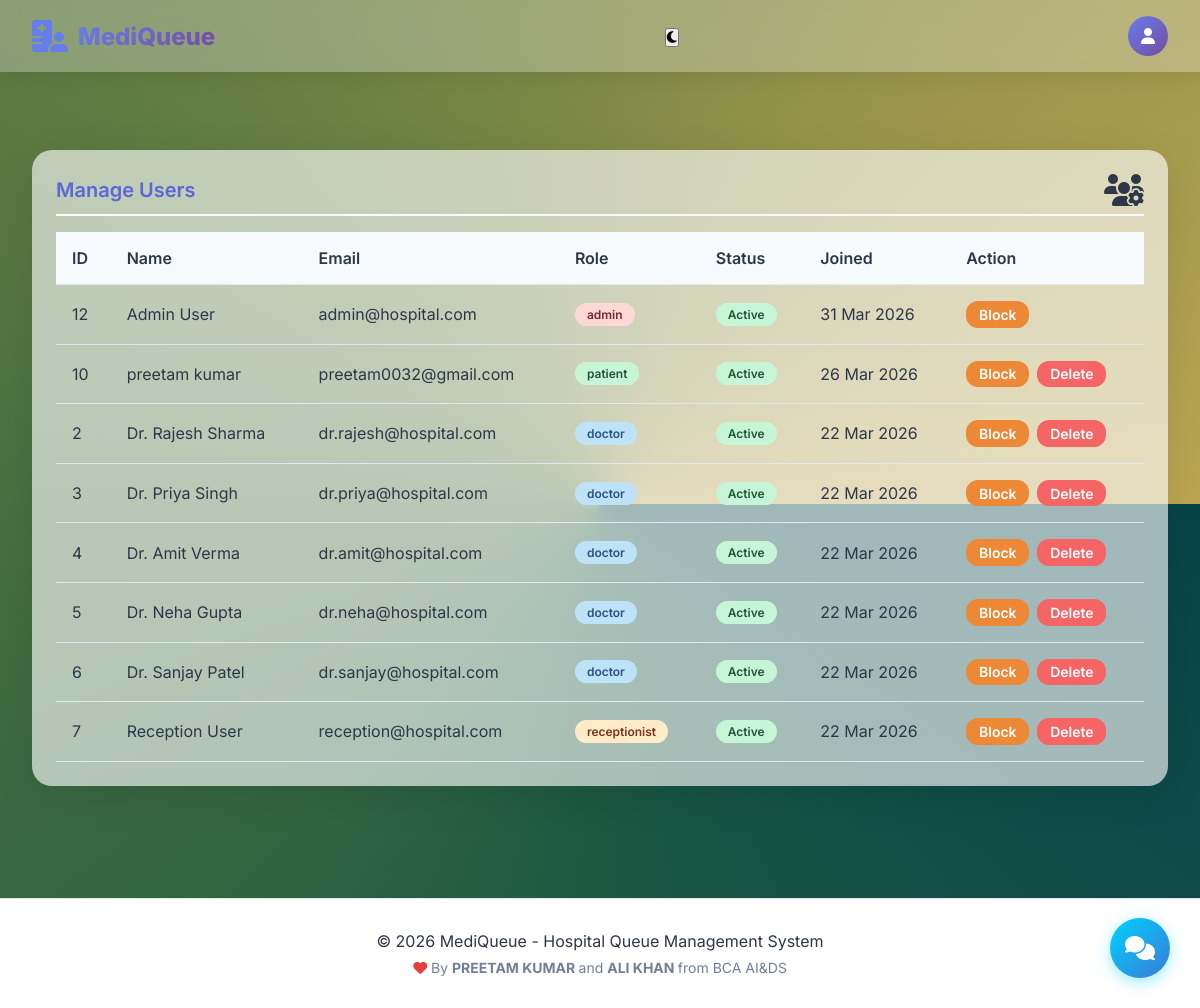
The app's page /admin/manage_users.php (signed in) with its own data.
### tables this page shows
CREATE TABLE `users` (
  `user_id` int(11) NOT NULL,
  `full_name` varchar(100) NOT NULL,
  `email` varchar(100) NOT NULL,
  `password` varchar(255) NOT NULL,
  `role` enum('patient','admin','doctor','receptionist','driver') DEFAULT 'patient',
  `reset_token` varchar(255) DEFAULT NULL,
  `reset_expires` datetime DEFAULT NULL,
  `is_active` tinyint(1) DEFAULT 1,
  `created_at` timestamp NOT NULL DEFAULT current_timestamp()
);

### admin/manage_users.php (the view, shortened to what this page needs)
<?php
require_once '../config/db.php';
$stmt = $pdo->prepare("SELECT * FROM users ORDER BY created_at DESC");
$stmt->execute();
$users = $stmt->fetchAll();
include '../includes/header.php';
?>
<div class="box" style="margin-top:70px;">
    <div class="box-header">
        <h2 class="box-title">Manage Users</h2>
        <i class="fas fa-users-cog"></i>
    </div>
    <div class="table-container">
        <table class="table">
            <thead>
                <tr><th>ID</th><th>Name</th><th>Email</th><th>Role</th><th>Status</th><th>Joined</th><th>Action</th>
            </thead>
            <tbody>
                <?php foreach ($users as $row): ?>
                <tr>
                    <td><?php echo $row['user_id']; ?></td>
                    <td><?php echo htmlspecialchars($row['full_name']); ?></td>
                    <td><?php echo htmlspecialchars($row['email']); ?></td>
                    <td><span class="badge badge-<?php echo $row['role'] == 'admin' ? 'danger' : ($row['role'] == 'doctor' ? 'info' : ($row['role'] == 'receptionist' ? 'warning' : 'success')); ?>"><?php echo $row['role']; ?></span></td>
                    <td><span class="badge badge-<?php echo $row['is_active'] ? 'success' : 'danger'; ?>"><?php echo $row['is_active'] ? 'Active' : 'Blocked'; ?></span></td>
                    <td><?php echo date('d M Y', strtotime($row['created_at'])); ?></td>
                    <td>
                        <div style="display: flex; gap: 0.5rem;">
                            <a href="?toggle=<?php echo $row['user_id']; ?>" class="btn btn-<?php echo $row['is_active'] ? 'warning' : 'success'; ?>" style="padding: 0.3rem 0.8rem;">
                                <?php echo $row['is_active'] ? 'Block' : 'Activate'; ?>
                            </a>
                            <?php if ($row['role'] != 'admin'): ?>
                            <a href="?delete=<?php echo $row['user_id']; ?>" class="btn btn-danger" style="padding: 0.3rem 0.8rem;" onclick="return confirm('Delete this user permanently?')">
                                Delete
                            </a>
                            <?php endif; ?>
                        </div>
                    </td>
                </tr>
                <?php endforeach; ?>
            </tbody>
        </table>
    </div>
</div>
<?php include '../includes/footer.php'; ?>

### assets/css/style.css (style rules this page uses)
:root { --primary: #667eea; --primary-dark: #5a67d8; --secondary: #764ba2; --success: #48bb78; --warning: #ed8936; --danger: #f56565; --dark: #2d3748; --light: #f7fafc; --gray: #a0aec0; }
* { margin: 0; padding: 0; box-sizing: border-box; }
body { font-family: 'Inter', sans-serif; background: conic-gradient(from 90deg, #07444a 0.000deg, #1c5842 90.000deg, #477040 180.000deg, #808a46 270.000deg, #bca552 360.000deg); min-height: 100vh; background-repeat: repeat; background-size: auto 100%; color: var(--dark); }
.btn { padding: 0.75rem 1.5rem; border: none; border-radius: 12px; font-weight: 600; cursor: pointer; transition: all 0.3s; display: inline-flex; align-items: center; gap: 0.5rem; text-decoration: none; font-size: 0.875rem; }
.btn-danger { background: #f56565; color: white; }
.btn-warning { background: #ed8936; color: white; }
.table-container { overflow-x: auto; }
.table { width: 100%; border-collapse: collapse; }
.table th, .table td { padding: 1rem; text-align: left; border-bottom: 1px solid #e2e8f0; }
.table th { background: #f7fafc; font-weight: 600; color: #2d3748; }
.badge { display: inline-block; padding: 0.25rem 0.75rem; border-radius: 50px; font-size: 0.75rem; font-weight: 600; }
.badge-success { background: #c6f6d5; color: #22543d; }
.badge-warning { background: #feebc8; color: #7b341e; }
.badge-danger { background: #fed7d7; color: #742a2a; }
.badge-info { background: #bee3f8; color: #2c5282; }
.box { background: rgba(255, 255, 255, 0.619); border-radius: 20px; padding: 1.5rem; box-shadow: 0 10px 40px rgba(0, 0, 0, 0.1); transition: transform 0.3s, box-shadow 0.3s; margin-bottom: 2rem; }
.box-header { display: flex; justify-content: space-between; align-items: center; margin-bottom: 1rem; padding-bottom: 0.5rem; border-bottom: 2px solid var(--light); }
.box-title { font-size: 1.25rem; font-weight: 600; color: var(--primary-dark); }
.box i { font-size:2rem; }
.btn { padding: 0.75rem 1.5rem; border: none; border-radius: 12px; font-weight: 600; cursor: pointer; transition: all 0.3s; font-size: 0.875rem; display: inline-flex; align-items: center; gap: 0.5rem; text-decoration: none; }
.btn-danger { background: var(--danger); color: white; }
.btn-warning { background: var(--warning); color: white; }
.table th { background: var(--light); font-weight: 600; color: var(--dark); }
* { scrollbar-width: thin; scrollbar-color: var(--gray) var(--light); }

### records on screen
users: user_id "12", full_name "Admin User", email "admin@hospital.com", role "admin", is_active "Active", created_at "31 Mar 2026"
users: user_id "10", full_name "preetam kumar", email "preetam0032@gmail.com", role "patient", is_active "Active", created_at "26 Mar 2026"
users: user_id "2", full_name "Dr. Rajesh Sharma", email "dr.rajesh@hospital.com", role "doctor", is_active "Active", created_at "22 Mar 2026"
users: user_id "3", full_name "Dr. Priya Singh", email "dr.priya@hospital.com", role "doctor", is_active "Active", created_at "22 Mar 2026"
users: user_id "4", full_name "Dr. Amit Verma", email "dr.amit@hospital.com", role "doctor", is_active "Active", created_at "22 Mar 2026"
users: user_id "5", full_name "Dr. Neha Gupta", email "dr.neha@hospital.com", role "doctor", is_active "Active", created_at "22 Mar 2026"
users: user_id "6", full_name "Dr. Sanjay Patel", email "dr.sanjay@hospital.com", role "doctor", is_active "Active", created_at "22 Mar 2026"
users: user_id "7", full_name "Reception User", email "reception@hospital.com", role "receptionist", is_active "Active", created_at "22 Mar 2026"
